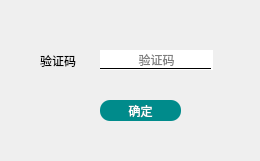
<?xml version="1.0" encoding="UTF-8"?>
<ui version="4.0">
 <class>Form</class>
 <widget class="QWidget" name="Form">
  <property name="geometry">
   <rect>
    <x>0</x>
    <y>0</y>
    <width>260</width>
    <height>161</height>
   </rect>
  </property>
  <property name="sizePolicy">
   <sizepolicy hsizetype="Fixed" vsizetype="Fixed">
    <horstretch>0</horstretch>
    <verstretch>0</verstretch>
   </sizepolicy>
  </property>
  <property name="contextMenuPolicy">
   <enum>Qt::DefaultContextMenu</enum>
  </property>
  <property name="windowTitle">
   <string>Form</string>
  </property>
  <widget class="QLineEdit" name="lineEdit">
   <property name="geometry">
    <rect>
     <x>100</x>
     <y>50</y>
     <width>113</width>
     <height>20</height>
    </rect>
   </property>
   <property name="maxLength">
    <number>6</number>
   </property>
   <property name="frame">
    <bool>false</bool>
   </property>
   <property name="alignment">
    <set>Qt::AlignCenter</set>
   </property>
   <property name="placeholderText">
    <string>验证码</string>
   </property>
  </widget>
  <widget class="QLabel" name="label">
   <property name="geometry">
    <rect>
     <x>40</x>
     <y>50</y>
     <width>41</width>
     <height>21</height>
    </rect>
   </property>
   <property name="text">
    <string>验证码</string>
   </property>
  </widget>
  <widget class="QPushButton" name="pushButton">
   <property name="geometry">
    <rect>
     <x>100</x>
     <y>100</y>
     <width>81</width>
     <height>21</height>
    </rect>
   </property>
   <property name="styleSheet">
    <string notr="true">QPushButton{
    color:White;
    border-radius: 10px;
    font-family:微软雅黑;
    background:#008B8B;
    border:15px;
}
QPushButton:hover{
    background:#00CED1;
}
QPushButton:pressed{
    background:#00CED1;
}</string>
   </property>
   <property name="text">
    <string>确定</string>
   </property>
  </widget>
  <widget class="QLabel" name="label_2">
   <property name="geometry">
    <rect>
     <x>10</x>
     <y>10</y>
     <width>241</width>
     <height>141</height>
    </rect>
   </property>
   <property name="text">
    <string/>
   </property>
   <property name="pixmap">
    <pixmap>../hc_code/library/imgs/login_bg.png</pixmap>
   </property>
   <property name="scaledContents">
    <bool>true</bool>
   </property>
  </widget>
  <widget class="QLabel" name="label_7">
   <property name="geometry">
    <rect>
     <x>100</x>
     <y>60</y>
     <width>111</width>
     <height>16</height>
    </rect>
   </property>
   <property name="frameShape">
    <enum>QFrame::HLine</enum>
   </property>
   <property name="text">
    <string/>
   </property>
   <property name="textFormat">
    <enum>Qt::PlainText</enum>
   </property>
  </widget>
  <zorder>label_2</zorder>
  <zorder>lineEdit</zorder>
  <zorder>label</zorder>
  <zorder>pushButton</zorder>
  <zorder>label_7</zorder>
 </widget>
 <resources/>
 <connections/>
</ui>
